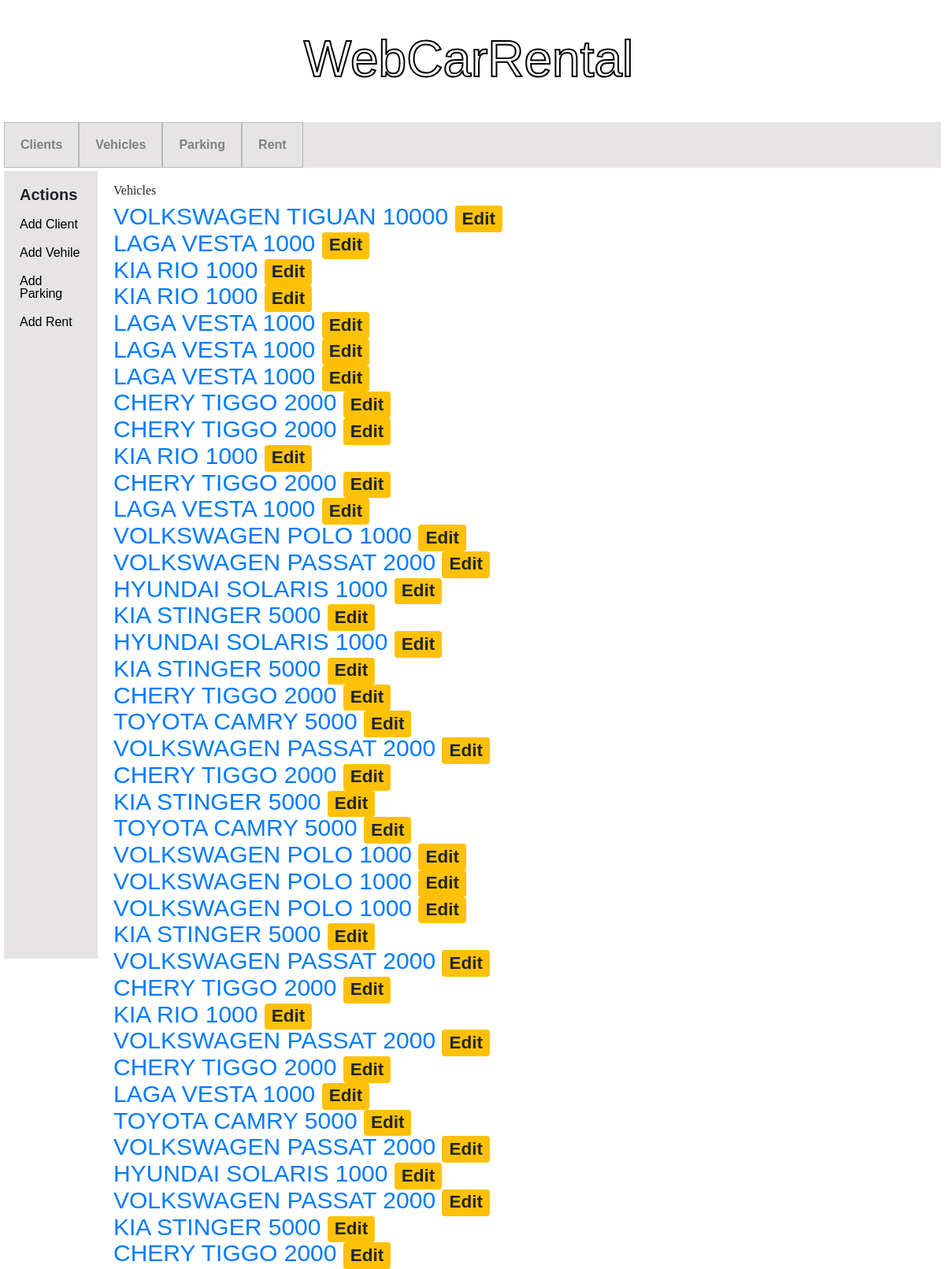
/vehicle-list (upper part), run on the app's committed database.
### model.py (models this page shows)
class Vehicle(db.Model):
    __tablename__ = 'vehicle'
    vin_number = db.Column('vin_number', db.INTEGER, primary_key=True)
    brand = db.Column('brand', db.TEXT)
    price = db.Column('price', db.INTEGER)
    condition = db.Column('condition', db.INTEGER)

### app.py (the view)
@app.route('/vehicle-list')
def show_vehicles():
    return render_template(
        './vehicle/vehicle-list.html'
        , vehicles=db.session.query(Vehicle).all())

### templates/vehicle/vehicle-list.html (shortened to what this page needs)
{% extends 'base.html' %}
{% block content %}
    <h1>{% block title %} Vehicles {% endblock %}</h1>
    {% for vehicle in vehicles %}
        <ul style="font-size: 30px;">
            <a href="{{ url_for('vehicle', vin_number=vehicle.vin_number) }}">
                {{ vehicle.brand }}
                {{ vehicle.price }}
            </a>
            <a class="badge badge-warning"href="{{ url_for('edit_vehicle', vin_number=vehicle.vin_number)  }}">Edit</a>
        </ul>
        {% endfor %}
{% endblock %}

### static/css/styles.css (style rules this page uses)
h1 { font-size: 30px; font-weight: bold; margin-bottom: 10px; }
h1 { font: 100% serif; }
body { font-family: 'Montserrat', sans-serif; background: url(img/background.jpg) no-repeat center center / cover; }

### data on the page
Vehicle: brand "VOLKSWAGEN TIGUAN", price "10000"
Vehicle: brand "LAGA VESTA", price "1000"
Vehicle: brand "KIA RIO", price "1000"
Vehicle: brand "KIA RIO", price "1000"
Vehicle: brand "LAGA VESTA", price "1000"
Vehicle: brand "LAGA VESTA", price "1000"
Vehicle: brand "LAGA VESTA", price "1000"
Vehicle: brand "CHERY TIGGO", price "2000"
Vehicle: brand "CHERY TIGGO", price "2000"
Vehicle: brand "KIA RIO", price "1000"
Vehicle: brand "CHERY TIGGO", price "2000"
Vehicle: brand "LAGA VESTA", price "1000"
Vehicle: brand "VOLKSWAGEN POLO", price "1000"
Vehicle: brand "VOLKSWAGEN PASSAT", price "2000"
Vehicle: brand "HYUNDAI SOLARIS", price "1000"
Vehicle: brand "KIA STINGER", price "5000"
Vehicle: brand "HYUNDAI SOLARIS", price "1000"
Vehicle: brand "KIA STINGER", price "5000"
Vehicle: brand "CHERY TIGGO", price "2000"
Vehicle: brand "TOYOTA CAMRY", price "5000"
Vehicle: brand "VOLKSWAGEN PASSAT", price "2000"
Vehicle: brand "CHERY TIGGO", price "2000"
Vehicle: brand "KIA STINGER", price "5000"
Vehicle: brand "TOYOTA CAMRY", price "5000"
Vehicle: brand "VOLKSWAGEN POLO", price "1000"
Vehicle: brand "VOLKSWAGEN POLO", price "1000"
Vehicle: brand "VOLKSWAGEN POLO", price "1000"
Vehicle: brand "KIA STINGER", price "5000"
Vehicle: brand "VOLKSWAGEN PASSAT", price "2000"
Vehicle: brand "CHERY TIGGO", price "2000"
Vehicle: brand "KIA RIO", price "1000"
Vehicle: brand "VOLKSWAGEN PASSAT", price "2000"
Vehicle: brand "CHERY TIGGO", price "2000"
Vehicle: brand "LAGA VESTA", price "1000"
Vehicle: brand "TOYOTA CAMRY", price "5000"
Vehicle: brand "VOLKSWAGEN PASSAT", price "2000"
Vehicle: brand "HYUNDAI SOLARIS", price "1000"
Vehicle: brand "VOLKSWAGEN PASSAT", price "2000"
Vehicle: brand "KIA STINGER", price "5000"
Vehicle: brand "CHERY TIGGO", price "2000"
